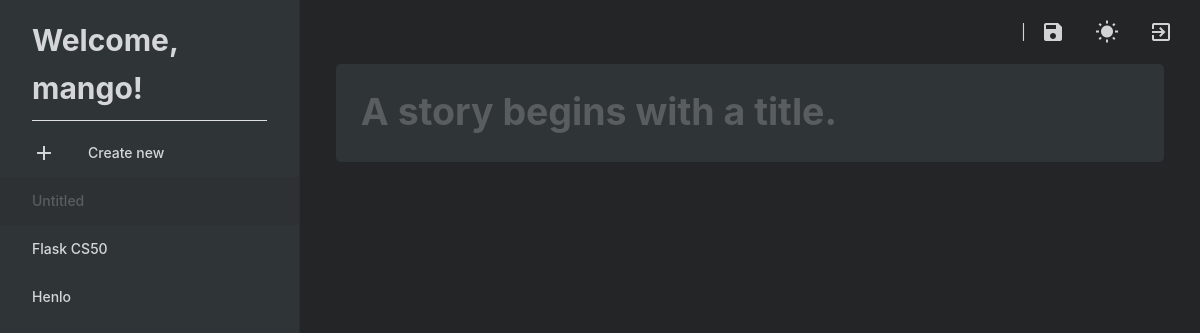
The page /editor/16 (signed in) on the database as committed earlier.
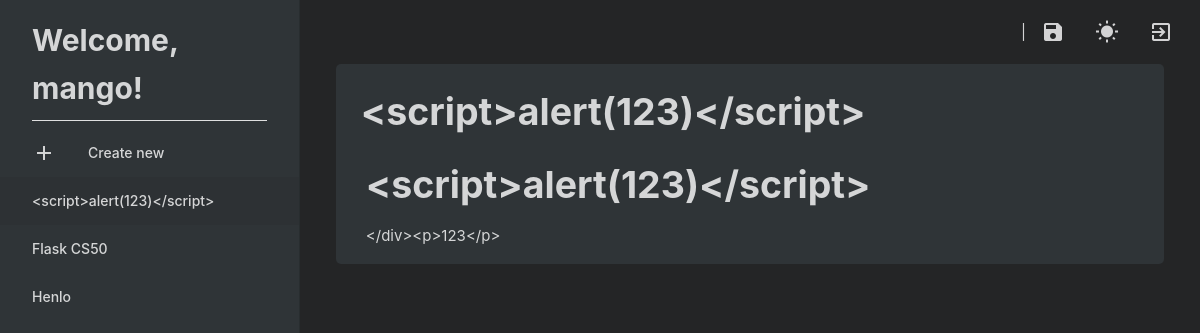
The same page on the database as committed later.
### tables this page shows
CREATE TABLE user (
  id INTEGER PRIMARY KEY AUTOINCREMENT,
  username TEXT UNIQUE NOT NULL,
  password TEXT NOT NULL
);

CREATE TABLE post (
  id INTEGER PRIMARY KEY AUTOINCREMENT,
  author_id INTEGER NOT NULL,
  created TIMESTAMP NOT NULL DEFAULT CURRENT_TIMESTAMP,
  title TEXT,
  body TEXT,
  FOREIGN KEY (author_id) REFERENCES user (id)
);

### app/editor.py (the view)
@ bp.route('/<int:id>')
@ login_required
def open(id):
    db = get_db()
    posts = db.execute(
        'SELECT p.id, title, body, created, author_id, username'
        ' FROM post p JOIN user u ON p.author_id = u.id'
        ' WHERE p.author_id = ?'
        ' ORDER BY created DESC',
        (g.user['id'],)
    ).fetchall()
    post = get_post(id)
    return render_template('editor/editor.html', post=post, posts=posts)

### app/auth.py (called while the page is built)
def login_required(view):
    @functools.wraps(view)
    def wrapped_view(**kwargs):
        if g.user is None:
            return redirect(url_for('auth.login'))
        return view(**kwargs)
    return wrapped_view

@bp.before_app_request
def load_logged_in_user():
    user_id = session.get('user_id')
    if user_id is None:
        g.user = None
    else:
        g.user = get_db().execute(
            'SELECT * FROM user WHERE id = ?', (user_id,)
        ).fetchone()

### app/db.py (called while the page is built)
def get_db():
    if 'db' not in g:
        g.db = sqlite3.connect(
            current_app.config['DATABASE'],
            detect_types=sqlite3.PARSE_DECLTYPES
        )
        g.db.row_factory = sqlite3.Row
    return g.db

### app/editor.py (called while the page is built)
def get_post(id, check_author=True):
    post = get_db().execute(
        'SELECT p.id, title, body, created, author_id, username'
        ' FROM post p JOIN user u ON p.author_id = u.id'
        ' WHERE p.id = ?',
        (id,)
    ).fetchone()
    if post is None:
        abort(404, "Post id {0} doesn't exist.".format(id))
    if check_author and post['author_id'] != g.user['id']:
        abort(403)
    return post

### app/templates/editor/editor.html (shortened to what this page needs)
{% extends 'layout.html' %}
{% block sidenav %}
  <li>
    <a class="waves-effect" href="{{ url_for('editor.create') }}" >
      <i class="material-icons">add</i>
      Create new
    </a>
  </li>
  {% for p in posts %}
    {% if post['id'] == p['id'] %}
      <li>
        <a
        data-bind='title'
        href="#"
        class="active waves-effect"
        onkeyup="bindTitle(event)"
        contenteditable
        placeholder="Untitled">{{ p['title'] or '' }}</a>
      </li>
    {% else %}
      <li>
        <a
        class="waves-effect"
        placeholder="Untitled"
        href="{{ url_for('editor.open', id=p['id']) }}">{{ p['title'] or '' }}</a>
      </li>
    {% endif %}
  {% endfor %}
{% endblock %}}
{% block main %}
  <div class="main">
    <form
      id="content-form"
      class="my-container"
      name="content"
      method="post"
      action="{{ url_for('editor.update', id=post['id']) }}"
    >
      <div id="md-content">
        <div
          id="title"
          onkeyup="bindTitle(event)"
          data-bind="title"
          class="title"
          contenteditable="true"
          placeholder="A story begins with a title.">{{ post['title'] or '' }}</div>
        {{ (post['body'] or '') | safe }}
      </div>
    </form>
  </div>
{% endblock %}

### app/templates/layout.html (shortened to what this page needs)
<!DOCTYPE html>
<html lang="en">
  <head>
    <link
      rel="stylesheet"
      href="https://cdnjs.cloudflare.com/ajax/libs/materialize/1.0.0/css/materialize.min.css"
    />
    <link rel="stylesheet" type="text/css" href="/static/styles.css" />
    <link rel="stylesheet" type="text/css" href="/static/editor.css" />
    <link rel="stylesheet" type="text/css" id="color-mode" />
    <link rel="stylesheet" type="text/css" href="/static/prism.css" />
  </head>
  <body>
    <div class="navbar-fixed">
      <nav class="z-depth-0">
        <div class="nav-wrapper">
          {% if session.user_id %}
          <ul class="right">
            <li>|</li>
            <li>
              <a href="#" class="nav-item">
                <i class="material-icons" onclick="updateContent()">save</i>
              </a>
            </li>
            <li onclick="switchMode()">
              <a href="#" class="nav-item">
                <i class="material-icons mode"> wb_sunny </i>
              </a>
            </li>
            <li>
              <a href="{{ url_for('auth.logout') }}" class="nav-item">
                <i class="material-icons">exit_to_app</i>
              </a>
            </li>
          </ul>
          {% endif %}
        </div>
      </nav>
    </div>
    <ul id="slide-out" class="sidenav sidenav-fixed z-depth-0">
      <li>
        <div class="user-view">
          {% if g.user['username'] %}
          <a href="/editor"
            >Welcome, <br />
            {{ g.user['username'] }}!
          </a>
          {% else %}
          <a href="/"
            >Welcome, <br />
            Visitor!
          </a>
          {% endif %}
          <div class="divider"></div>
        </div>
      </li>
      {% block sidenav %} {% endblock %}
    </ul>
    {% block main %} {% endblock %}
  </body>
</html>

### app/static/styles.css (style rules this page uses)
body { color: var(--main-font-color); font-family: -apple-system, BlinkMacSystemFont, "Segoe UI"; background-color: var(--main-bg-color); }
nav { background: var(--main-bg-color); padding: 0 1%; color: var(--sec-font-color); }
.nav-item, nav a { color: var(--sec-font-color); font-weight: bold; }
.main { margin-left: 300px; transition: all 0.3s ease-in-out; }
.sidenav { border-right: 1px solid rgba(0, 0, 0, 0.14); background: var(--sidenav-color); }
.my-container { margin: 0 4%; }
.sidenav a, .sidenav li i, .sidenav li a { color: var(--sec-color) !important; fill: var(--sec-color); }
.sidenav li .active { background: var(--li-active-color); }
.sidenav .user-view { position: relative; padding: 16px 32px 0; margin-bottom: 8px; }
.user-view { margin: 0; padding: 0; font-size: 2em; font-weight: bold; }
.sidenav { transition: all 0.3s ease-in-out; }

### app/static/editor.css (style rules this page uses)
#md-content { background: var(--field-color); padding: 20px 3% 10px 3%; border-radius: 5px; min-height: 100%; }
.field { width: 100%; padding: 5px; margin-bottom: 2px; background-color: var(--field-color); word-wrap: break-word; overflow-wrap: break-word; white-space: normal; }
.title { background: var(--field-color); display: block; font-size: 2.5em; margin-bottom: 0.3em; font-weight: bold; }

### app/static/dark_mode.css (style rules this page uses)
:root { --main-bg-color: #242526; --main-font-color: rgba(255, 255, 255, 0.8); --placeholder-color: #595d5f; --field-color: #2f3437; --sec-font-color: #d3d3d4; --btn-color: #e1dedd; --btn-font-color: black; --sidenav-color: #2f3437; --li-active-color: #2d3134; }

Rows that differ between the two databases and show on the page:
changed post: title (not shown) → "<script>alert(123)</script>"; body (not shown) → "<script>alert(123)</script> </div><p>123</p>"
